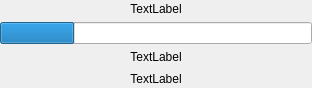
<?xml version="1.0" encoding="UTF-8"?>
<ui version="4.0">
 <class>Form</class>
 <widget class="QWidget" name="Form">
  <property name="geometry">
   <rect>
    <x>0</x>
    <y>0</y>
    <width>312</width>
    <height>88</height>
   </rect>
  </property>
  <property name="windowTitle">
   <string>Form</string>
  </property>
  <layout class="QVBoxLayout" name="verticalLayout">
   <property name="spacing">
    <number>4</number>
   </property>
   <property name="leftMargin">
    <number>0</number>
   </property>
   <property name="topMargin">
    <number>0</number>
   </property>
   <property name="rightMargin">
    <number>0</number>
   </property>
   <property name="bottomMargin">
    <number>0</number>
   </property>
   <item>
    <widget class="ElidedLabel" name="scanTitle">
     <property name="text">
      <string>TextLabel</string>
     </property>
     <property name="alignment">
      <set>Qt::AlignCenter</set>
     </property>
    </widget>
   </item>
   <item>
    <widget class="QProgressBar" name="process">
     <property name="value">
      <number>24</number>
     </property>
     <property name="textVisible">
      <bool>false</bool>
     </property>
     <property name="orientation">
      <enum>Qt::Horizontal</enum>
     </property>
     <property name="invertedAppearance">
      <bool>false</bool>
     </property>
    </widget>
   </item>
   <item>
    <widget class="QLabel" name="noAcquisition">
     <property name="text">
      <string>TextLabel</string>
     </property>
     <property name="alignment">
      <set>Qt::AlignCenter</set>
     </property>
    </widget>
   </item>
   <item>
    <widget class="QLabel" name="remainingTime">
     <property name="sizePolicy">
      <sizepolicy hsizetype="Preferred" vsizetype="Minimum">
       <horstretch>0</horstretch>
       <verstretch>0</verstretch>
      </sizepolicy>
     </property>
     <property name="text">
      <string>TextLabel</string>
     </property>
     <property name="alignment">
      <set>Qt::AlignCenter</set>
     </property>
    </widget>
   </item>
  </layout>
 </widget>
 <customwidgets>
  <customwidget>
   <class>ElidedLabel</class>
   <extends>QLabel</extends>
   <header>silx.gui.widgets.ElidedLabel</header>
  </customwidget>
 </customwidgets>
 <resources/>
 <connections/>
</ui>
